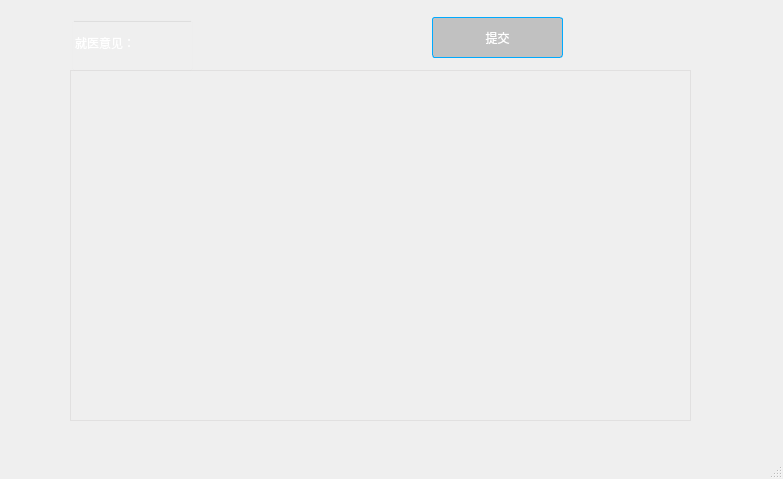
<?xml version="1.0" encoding="UTF-8"?>
<ui version="4.0">
 <class>diagnoseWindow</class>
 <widget class="QMainWindow" name="diagnoseWindow">
  <property name="geometry">
   <rect>
    <x>0</x>
    <y>0</y>
    <width>783</width>
    <height>479</height>
   </rect>
  </property>
  <property name="windowTitle">
   <string>MainWindow</string>
  </property>
  <widget class="QWidget" name="centralwidget">
   <widget class="QWidget" name="widget" native="true">
    <property name="geometry">
     <rect>
      <x>0</x>
      <y>-40</y>
      <width>801</width>
      <height>511</height>
     </rect>
    </property>
    <property name="styleSheet">
     <string notr="true">#widget{
	border-image: url(:/IMG_2027.JPG);}</string>
    </property>
    <widget class="QTextEdit" name="doctorOpinionTextEdit">
     <property name="geometry">
      <rect>
       <x>70</x>
       <y>110</y>
       <width>621</width>
       <height>351</height>
      </rect>
     </property>
     <property name="styleSheet">
      <string notr="true">background-color:rgba(244,244,244,2);
font: 12pt &quot;黑体&quot;;
border:1px solid #e1e0e0;
color: rgb(255, 255, 255);</string>
     </property>
    </widget>
    <widget class="QLineEdit" name="lineEdit">
     <property name="geometry">
      <rect>
       <x>72</x>
       <y>60</y>
       <width>121</width>
       <height>51</height>
      </rect>
     </property>
     <property name="styleSheet">
      <string notr="true">background-color:rgba(244,244,244,2);
font: 10pt &quot;黑体&quot;;
color: rgb(255, 255, 255);</string>
     </property>
     <property name="text">
      <string>就医意见：</string>
     </property>
    </widget>
    <widget class="QPushButton" name="pushButton">
     <property name="geometry">
      <rect>
       <x>432</x>
       <y>57</y>
       <width>131</width>
       <height>41</height>
      </rect>
     </property>
     <property name="styleSheet">
      <string notr="true">QPushButton{	
	background-color: rgb(141, 141, 141,120);
	color: rgb(255, 255, 255);

border:1px solid #e1e0e0;
	border-color: rgb(0, 170, 255);

	font: 18pt &quot;黑体&quot;;
	border-radius:3px;
}
QPushButton:pressed{
padding-top:3px;
padding-left:4px;
}</string>
     </property>
     <property name="text">
      <string>提交</string>
     </property>
    </widget>
   </widget>
  </widget>
  <widget class="QMenuBar" name="menubar">
   <property name="geometry">
    <rect>
     <x>0</x>
     <y>0</y>
     <width>783</width>
     <height>25</height>
    </rect>
   </property>
  </widget>
  <widget class="QStatusBar" name="statusbar"/>
 </widget>
 <resources/>
 <connections/>
</ui>
